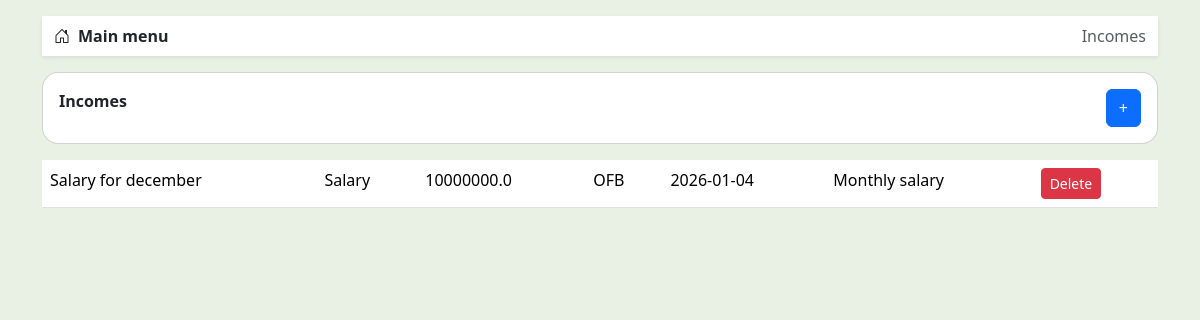
The page /incomes on the database its author committed.
### tables this page shows
CREATE TABLE incomes (
    id INTEGER PRIMARY KEY AUTOINCREMENT,
    name TEXT NOT NULL,
    amount REAL NOT NULL,
    date TEXT NOT NULL,
    type INTEGER NOT NULL, -- 0 = income, 1 = expense
    accountId INTEGER NOT NULL,
    categoryId INTEGER NOT NULL, description TEXT,
    FOREIGN KEY (accountId) REFERENCES accounts(id),
    FOREIGN KEY (categoryId) REFERENCES categories(id)
);

CREATE TABLE categories (
    id INTEGER PRIMARY KEY AUTOINCREMENT,
    name TEXT NOT NULL,
    parentId INTEGER,
    type INTEGER NOT NULL, -- 0 = income, 1 = expense
    FOREIGN KEY (parentId) REFERENCES categories(id)
);

CREATE TABLE accounts (
    id INTEGER PRIMARY KEY AUTOINCREMENT,
    name TEXT NOT NULL,
    balance REAL NOT NULL DEFAULT 0,
    currencyId INTEGER NOT NULL,
    FOREIGN KEY (currencyId) REFERENCES currencies(id)
);

### app.py (the view)
@app.route("/incomes", methods=["GET", "POST", "PUT", "DELETE"])
def incomes():
    return entry_handler(0, "Incomes", "incomes")

### templates/entry.html (shortened to what this page needs)
{% extends "layout.html" %}
{% block body %}
<div class="card mb-3 p-3 d-flex justify-content-between flex-row">
    <strong>{{ title }}</strong>
    <button class="btn btn-primary" id="addEntryBtn">+</button>
</div>
<table class="table">
    <tbody>
        {% for i in entries %}
        <tr class="entry-row" data-id="{{ i.id }}" data-name="{{ i.name }}" data-category="{{ i.categoryId }}"
            data-amount="{{ i.amount }}" data-account="{{ i.accountId }}" data-date="{{ i.date }}"
            data-description="{{ i.description }}" style="cursor:pointer">
            <td>{{ i.name }}</td>
            <td>{{ i.category }}</td>
            <td>{{ i.amount }}</td>
            <td>{{ i.account }}</td>
            <td>{{ i.date }}</td>
            <td>{{ i.description }}</td>
            <td>
                <button type="button" class="btn btn-sm btn-danger delete-btn" data-id="{{ i.id }}">
                    Delete
                </button>
            </td>
        </tr>
        {% endfor %}
    </tbody>
</table>
{% endblock %}

### static/css/style.css (style rules this page uses)
:root { --bg-main: #e9f1e5; --card-bg: #ffffff; --border-light: #eeeeee; --green: #2ecc71; --red: #e74c3c; --blue: #3498db; --yellow: #f1c40f; --text-main: #2c2c2c; --text-muted: #6c757d; }
body { background-color: #e9f1e5; font-family: system-ui, -apple-system, BlinkMacSystemFont, sans-serif; }
.card { border-radius: 16px; }

### rows shown on the page
incomes: name "Salary for december", category "Salary", amount "10000000.0", account "OFB", date "2026-01-04", description "Monthly salary"

### other values the page prints
{{ title }} "Incomes"
